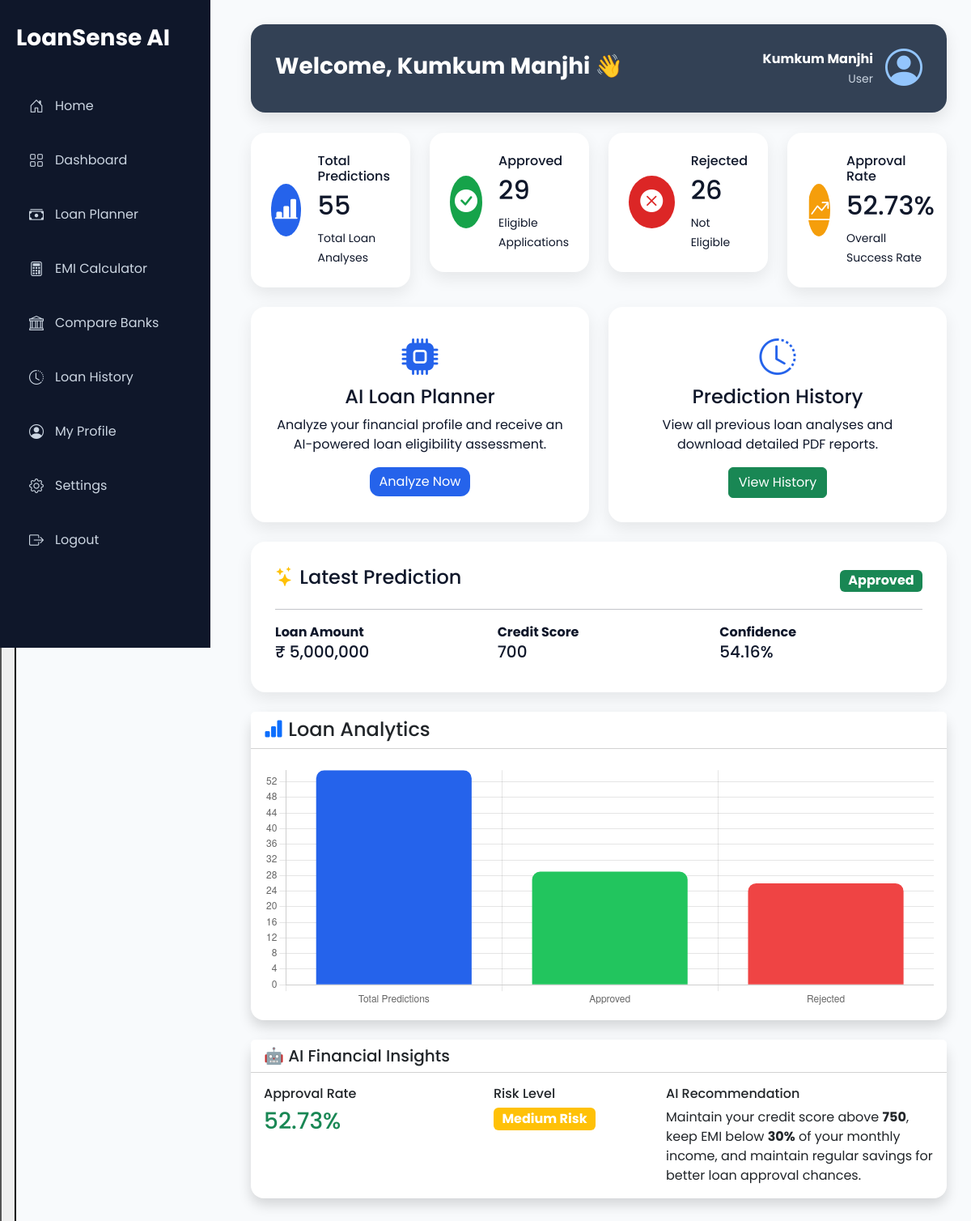
The app's page /dashboard (signed in), older data.
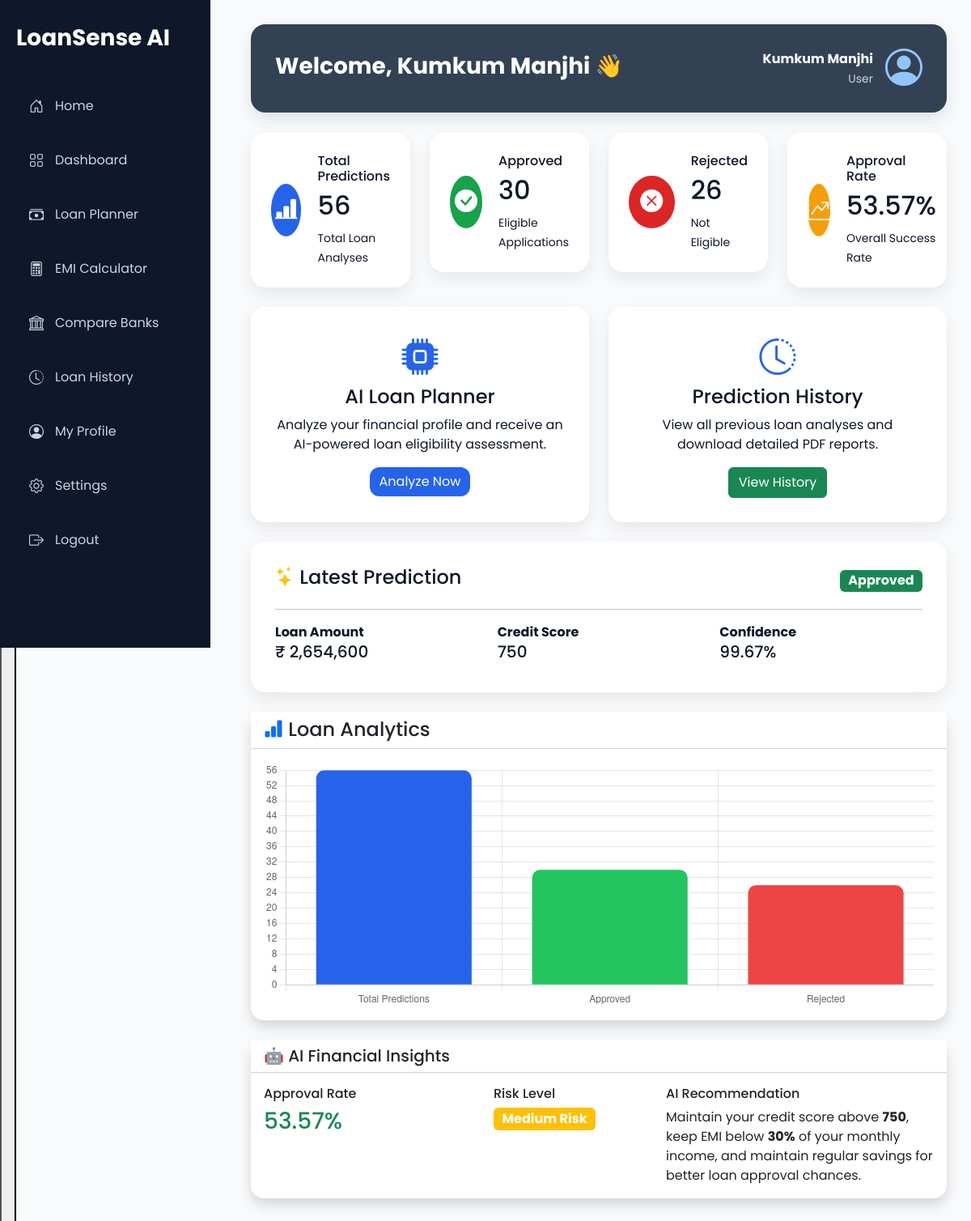
The same page, newer data.
### app/models/user.py (models this page shows)
class Prediction(db.Model):
    __tablename__ = "predictions"
    id = db.Column(db.Integer, primary_key=True)
    user_id = db.Column(db.Integer, db.ForeignKey("users.id"), nullable=False)
    income = db.Column(db.Float, nullable=False)
    expense = db.Column(db.Float, nullable=False)
    emi = db.Column(db.Float, nullable=False)
    credit_score = db.Column(db.Integer, nullable=False)
    loan_amount = db.Column(db.Float, nullable=False)
    tenure = db.Column(db.Integer, nullable=False)
    prediction = db.Column(db.String(20), nullable=False)
    probability = db.Column(db.Float, nullable=False)
    created_at = db.Column(db.DateTime, server_default=db.func.now())
    interest_rate = db.Column(db.Float)
    monthly_emi = db.Column(db.Float)
    total_interest = db.Column(db.Float)
    total_payment = db.Column(db.Float)
    risk = db.Column(db.String(20))
    recommendation = db.Column(db.Text)
    messages = db.relationship(
    "ChatMessage",
    backref="prediction",
    lazy=True,
    cascade="all, delete-orphan"
)

### run.py (the view)
@app.route("/dashboard")
@login_required
def dashboard():
    predictions = Prediction.query.filter_by(
        user_id=current_user.id
    ).all()
    total_predictions = len(predictions)
    approved = sum(
        1 for p in predictions
        if p.prediction == "Approved"
    )
    rejected = total_predictions - approved
    approval_rate = 0
    if total_predictions:
        approval_rate = round(
            approved / total_predictions * 100,
            2
        )
    latest = Prediction.query.filter_by(
        user_id=current_user.id
    ).order_by(
        Prediction.created_at.desc()
    ).first()
    return render_template(
        "dashboard/dashboard.html",
        total_predictions=total_predictions,
        approved=approved,
        rejected=rejected,
        approval_rate=approval_rate,
        latest=latest
    )

### app/__init__.py (called while the page is built)
def create_app():
    app = Flask(
        __name__,
        template_folder="templates",
        static_folder="static"
    )
    app.config.from_object(Config)
    db.init_app(app)
    login_manager = LoginManager()
    login_manager.login_view = "login"
    login_manager.init_app(app)
    @login_manager.user_loader
    def load_user(user_id):
        return User.query.get(int(user_id))
    with app.app_context():
        db.create_all()
    return app

### app/templates/dashboard/dashboard.html (shortened to what this page needs)
{% extends "base.html" %}
{% block css %}
<link rel="stylesheet"
href="{{ url_for('static', filename='css/dashboard.css') }}">
{% endblock %}
{% block content %}
<div class="app-layout">
    {% include "components/sidebar.html" %}
    <div class="main-content">
         <div id="page-content">
        {% include "components/topbar.html" %}
        {% include "components/stat_card.html" %}
        {% include "components/chart.html" %}
         </div>
    </div>
</div>
{% endblock %}

### app/templates/components/stat_card.html
<div class="row g-4">
    <div class="col-lg-3 col-md-6">
        <div class="stat-card total-card">
            <div class="stat-icon">
                <i class="bi bi-bar-chart-line-fill"></i>
            </div>
            <div>
                <h6>Total Predictions</h6>
                <h2>{{ total_predictions }}</h2>
                <small>Total Loan Analyses</small>
            </div>
        </div>
    </div>
    <div class="col-lg-3 col-md-6">
        <div class="stat-card approved-card">
            <div class="stat-icon">
                <i class="bi bi-check-circle-fill"></i>
            </div>
            <div>
                <h6>Approved</h6>
                <h2>{{ approved }}</h2>
                <small>Eligible Applications</small>
            </div>
        </div>
    </div>
    <div class="col-lg-3 col-md-6">
        <div class="stat-card rejected-card">
            <div class="stat-icon">
                <i class="bi bi-x-circle-fill"></i>
            </div>
            <div>
                <h6>Rejected</h6>
                <h2>{{ rejected }}</h2>
                <small>Not Eligible</small>
            </div>
        </div>
    </div>
    <div class="col-lg-3 col-md-6">
        <div class="stat-card rate-card">
            <div class="stat-icon">
                <i class="bi bi-graph-up-arrow"></i>
            </div>
            <div>
                <h6>Approval Rate</h6>
                <h2>{{ approval_rate }}%</h2>
                <small>Overall Success Rate</small>
            </div>
        </div>
    </div>
</div>
<div class="row mt-4">
    <div class="col-lg-6">
        <div class="action-card">
            <i class="bi bi-cpu-fill"></i>
            <h4>AI Loan Planner</h4>
            <p>
                Analyze your financial profile and receive an AI-powered loan eligibility assessment.
            </p>
            <a href="{{ url_for('planner') }}" class="btn btn-primary">
                Analyze Now
            </a>
        </div>
    </div>
    <div class="col-lg-6">
        <div class="action-card">
            <i class="bi bi-clock-history"></i>
            <h4>Prediction History</h4>
            <p>
                View all previous loan analyses and download detailed PDF reports.
            </p>
            <a href="{{ url_for('history') }}" class="btn btn-success">
                View History
            </a>
        </div>
    </div>
</div>
{% if latest %}
<div class="latest-card mt-4">
    <div class="d-flex justify-content-between align-items-center">
        <h4>
            <i class="bi bi-stars text-warning"></i>
            Latest Prediction
        </h4>
        {% if latest.prediction=="Approved" %}
        <span class="badge bg-success fs-6">
            Approved
        </span>
        {% else %}
        <span class="badge bg-danger fs-6">
            Rejected
        </span>
        {% endif %}
    </div>
    <hr>
    <div class="row">
        <div class="col-md-4">
            <strong>Loan Amount</strong>
            <h5>₹ {{ "{:,.0f}".format(latest.loan_amount) }}</h5>
        </div>
        <div class="col-md-4">
            <strong>Credit Score</strong>
            <h5>{{ latest.credit_score }}</h5>
        </div>
        <div class="col-md-4">
            <strong>Confidence</strong>
            <h5>{{ latest.probability }}%</h5>
        </div>
    </div>
</div>
{% endif %}

Row changes from the older to the newer data that the page shows:
no longer on this page (row unchanged): Prediction: loan_amount "5,000,000", credit_score "700", probability "54.16"
added Prediction: loan_amount "2,654,600", credit_score "750", probability "99.67"
Text that changed along with them:
{{ total_predictions }}: "55" → "56"
{{ approved }}: "29" → "30"
{{ approval_rate }}: "52.73" → "53.57"
chart data {{ total_predictions }}: 55 → 56
chart data {{ approved }}: 29 → 30
